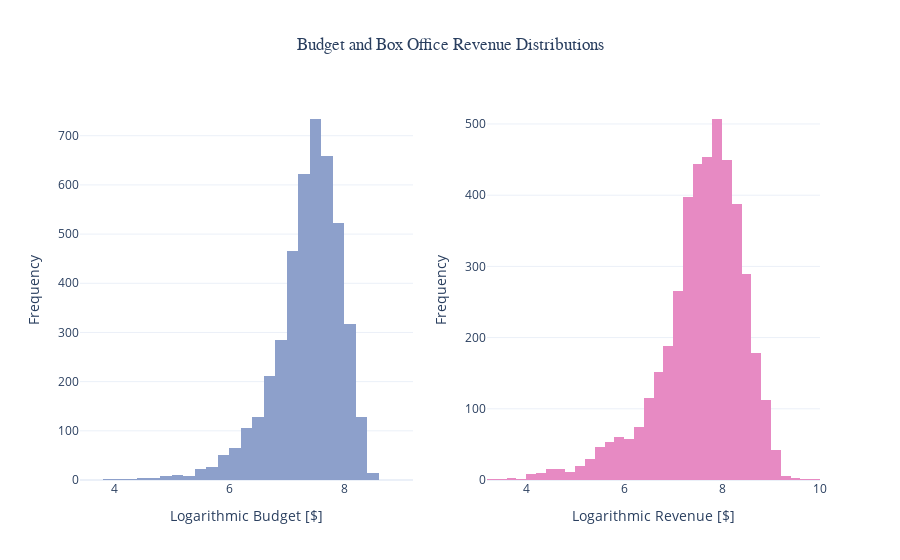

This figure's notebook cell:
### Code cell
# get the list of color from Set 2 palette
colors = px.colors.qualitative.Set2
# Example usage
plot_budget_and_revenue_distributions(df_budget, colors, nbins=50)

### Figure 1 — Plotly figure (JSON) as saved in the notebook; plotly's stock layout.template omitted (floating-point values rounded to 4 significant figures; data arrays with more than 128 entries replaced by an {"elided": "..."} marker saying what was removed)
{"data": [{"marker": {"color": "rgb(141,160,203)"}, "name": "Logarithmic Budget [$]", "nbinsx": 50, "type": "histogram", "x": {"elided": "4406 float values"}, "xaxis": "x", "yaxis": "y"}, {"marker": {"color": "rgb(231,138,195)"}, "name": "Logarithmic Revenue [$]", "nbinsx": 50, "type": "histogram", "x": {"elided": "4406 float values"}, "xaxis": "x2", "yaxis": "y2"}], "layout": {"showlegend": false, "title": {"font": {"family": "Arial"}, "text": "Budget and Box Office Revenue Distributions", "x": 0.5}, "xaxis": {"anchor": "y", "domain": [0, 0.45], "title": {"text": "Logarithmic Budget [$]"}}, "xaxis2": {"anchor": "y2", "domain": [0.55, 1], "title": {"text": "Logarithmic Revenue [$]"}}, "yaxis": {"anchor": "x", "domain": [0, 1], "title": {"text": "Frequency"}}, "yaxis2": {"anchor": "x2", "domain": [0, 1], "title": {"text": "Frequency"}}}}
